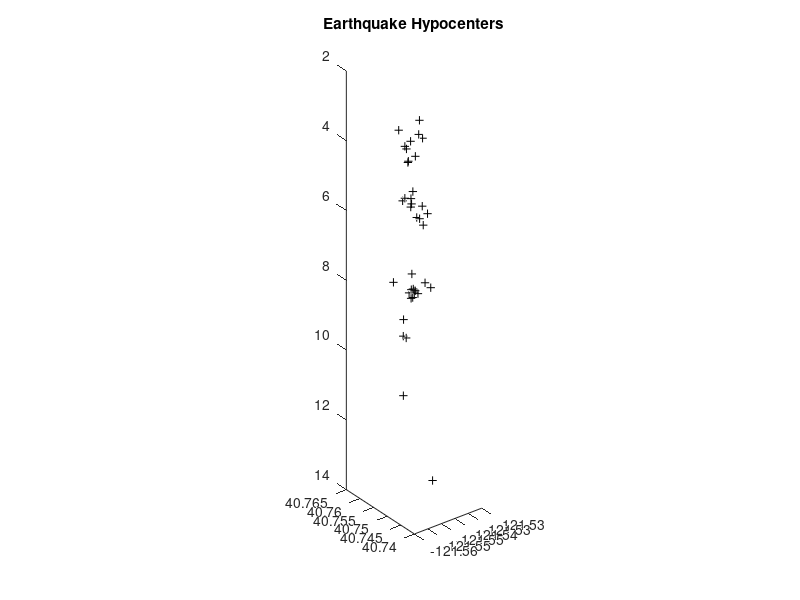
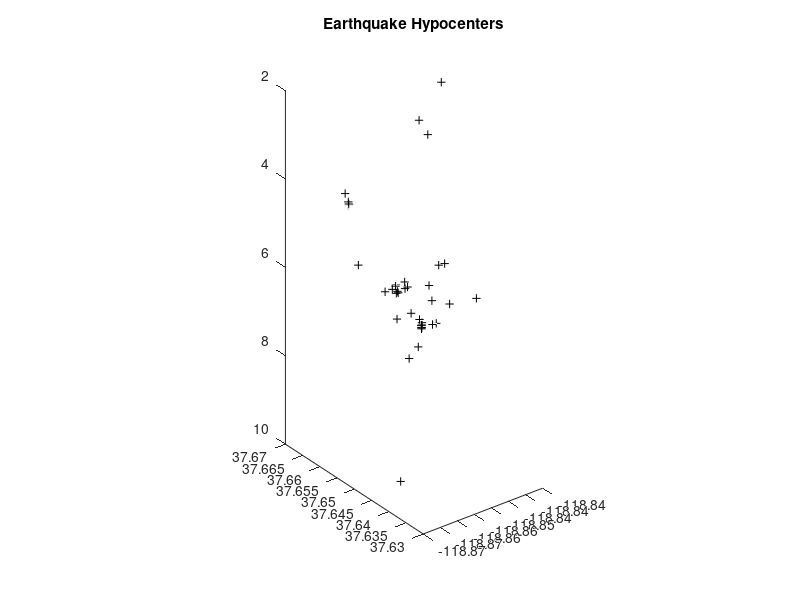
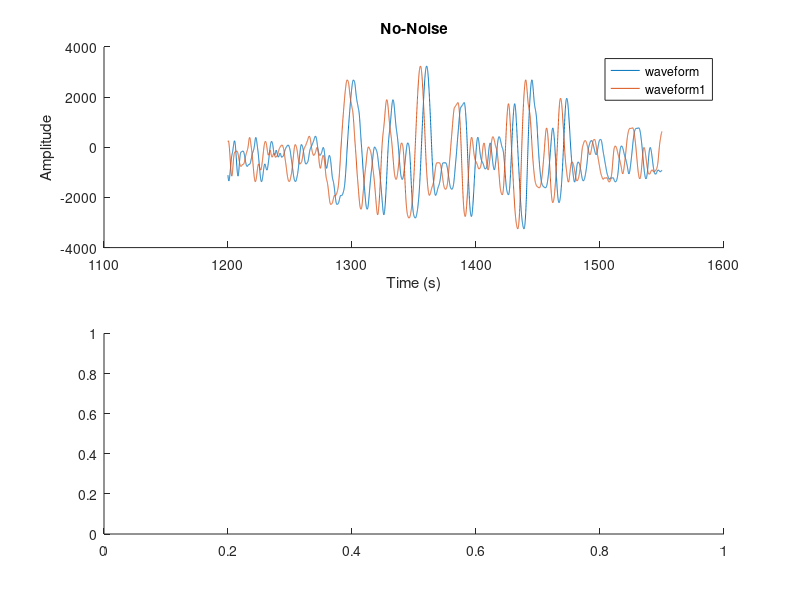

The MATLAB script that drew these images, in order: (Note: this script raises an error after producing the figures.)
%Matlab Practical 8
%Zach Vig

clearvars;
clear;
close all;

%q1.1
load swarm_catalog_NC.mat

%q1.2
index_123 = swarm_index==123;
lats = swarm_quake(index_123,7);
lons = swarm_quake(index_123,8);
depth = swarm_quake(index_123,9);
figure(1);
plot3(lons,lats,depth,'k+'); set(gca,'zdir','reverse');title('Earthquake Hypocenters');

km_deglat = 111;
R_earth = 6378;
avg_lat = mean(lats);
km_deglong = 2*pi*R_earth*cos(avg_lat*pi/180)/360;

a1 = 1/km_deglong; %km/degree of longitude
a2 = 1/km_deglat; %km/degree of latitude
a3 = 1; %km
daspect([a1 a2 a3]);

%q1.3
%{
    The morphology of this swarm is mostly linear with depth.
%}

%q1.4
lats_km_norm = (lats-mean(lats)) .* km_deglong;
longs_km_norm = (lons-mean(lons)) .* km_deglong;
dep_norm = depth-mean(depth);

C = cov([lats_km_norm longs_km_norm dep_norm]);

%{
    0.1762, 0.1115, -0.4608
    0.1115, 0.1699, -0.3964
    -0.4608, -0.3964, 4.6093
%}

%q1.5
eig(C)
%{
    The eigenvalues tell us that one principal component is able to explain ~95% of the variance in the dataset.
%}

%q1.6
index_170 = swarm_index == 170;

lats = swarm_quake(index_170,7);
lons = swarm_quake(index_170,8);
depth = swarm_quake(index_170,9);
figure(2);
plot3(lons,lats,depth,'k+'); set(gca,'zdir','reverse');title('Earthquake Hypocenters');

daspect([a1 a2 a3]);

%{
    The morphology of this swarm is mostly planar.
%}

lats_km_norm = (lats-mean(lats)) .* km_deglong;
longs_km_norm = (lons-mean(lons)) .* km_deglong;
dep_norm = depth-mean(depth);

C = cov([lats_km_norm longs_km_norm dep_norm]);

%{
    0.6677    0.4847   -0.0150
    0.4847    0.8800    0.2930
   -0.0150    0.2930    2.2133
%}

eig(C)
%{
    The eigenvalues tell us that it now takes two dimensions to explain >95% of the dataset, consistent with our observation that this swarm is planar.
%}


%q2.1
load Data_for_Practical8.mat

%q2.2
figure(3); subplot(2,1,1); hold on;
plot(waveform(:,1),waveform(:,2),"DisplayName","waveform");
plot(waveform1(:,1),waveform1(:,2),"DisplayName","waveform1");
xlabel("Time (s)"); ylabel('Amplitude')
legend()
title('No-Noise');
hold off;

%q2.3
%{
    There is about a 5 second delay between waveform and waveform1.
%}

%q2.4
subplot(2,1,2);
[c,lags] = xcorr(waveform(:,2),waveform1(:,2),'coef');
time_per_lag = 2*(waveform(end,1)-waveform(1,1))/length(lags);
lag_time = lags.*time_per_lag;
plot(lag_time,c); xlabel("Lag Time (s)"); ylabel("Correlation Coefficient");

%q2.5
%{
    The maximum cross-correlation coefficient occurs at 5 seconds, which is what we observed in the time-domain plot.
%}

%q2.6
sig = 100;
noisy = waveform(:,2) + sig .* randn(length(waveform(:,2)),1);
noisy1 = waveform1(:,2) + sig .* randn(length(waveform1(:,2)),1);
figure(4); subplot(2,1,1); hold on;
plot(waveform(:,1),noisy,"DisplayName","waveform+noise");
plot(waveform1(:,1),noisy1,"DisplayName","waveform1+noise");
xlabel("Time (s)"); ylabel('Amplitude')
legend()
title('With Some Noise');
hold off;

subplot(2,1,2);
[c,lags] = xcorr(noisy,noisy1,'coef');
plot(lag_time,c); xlabel("Lag Time (s)"); ylabel("Correlation Coefficient");
%{
    It is still clear in the time domain that the offset if 5 seconds, and the cross-correlation confirms this.
%}

%q2.7
sig = 4000;
noisy = waveform(:,2) + sig .* randn(length(waveform(:,2)),1);
noisy1 = waveform1(:,2) + sig .* randn(length(waveform1(:,2)),1);
figure(5); subplot(2,1,1); hold on;
plot(waveform(:,1),noisy,"DisplayName","waveform+noise");
plot(waveform1(:,1),noisy1,"DisplayName","waveform1+noise");
xlabel("Time (s)"); ylabel('Amplitude')
legend()
title('With Lots of Noise');
hold off;

subplot(2,1,2);
[c,lags] = xcorr(noisy,noisy1,'coef');
plot(lag_time,c); xlabel("Lag Time (s)"); ylabel("Correlation Coefficient");
%{
    It is unclear in the time domain what the offset is, but the cross-correlation still clearly shows the offset as 5 seconds.
%}

%q2.8
%{
    In the presence of heavy noise, correlation-based meurements are preferable to picking by a human because it offers a more robust and repeatable method than what a human can produce using their eye.
%}
